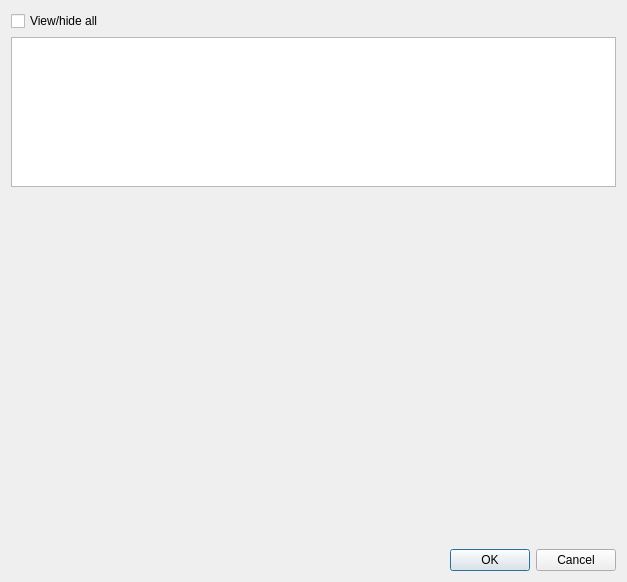
<?xml version="1.0" encoding="UTF-8"?>
<ui version="4.0">
 <class>ScatterDialog</class>
 <widget class="QDialog" name="ScatterDialog">
  <property name="geometry">
   <rect>
    <x>0</x>
    <y>0</y>
    <width>627</width>
    <height>515</height>
   </rect>
  </property>
  <property name="windowTitle">
   <string>Scatter correction</string>
  </property>
  <property name="windowIcon">
   <iconset resource="spectral.qrc">
    <normaloff>:/spectral.png</normaloff>:/spectral.png</iconset>
  </property>
  <layout class="QVBoxLayout" name="verticalLayout">
   <item>
    <widget class="QCheckBox" name="chk_view_all">
     <property name="text">
      <string>View/hide all</string>
     </property>
    </widget>
   </item>
   <item>
    <widget class="QTableWidget" name="tbl_curves">
     <property name="sizePolicy">
      <sizepolicy hsizetype="Expanding" vsizetype="MinimumExpanding">
       <horstretch>0</horstretch>
       <verstretch>0</verstretch>
      </sizepolicy>
     </property>
     <property name="minimumSize">
      <size>
       <width>0</width>
       <height>150</height>
      </size>
     </property>
     <property name="selectionMode">
      <enum>QAbstractItemView::SingleSelection</enum>
     </property>
     <property name="selectionBehavior">
      <enum>QAbstractItemView::SelectItems</enum>
     </property>
    </widget>
   </item>
   <item>
    <widget class="QWidget" name="mpl_window" native="true">
     <property name="sizePolicy">
      <sizepolicy hsizetype="Expanding" vsizetype="MinimumExpanding">
       <horstretch>0</horstretch>
       <verstretch>0</verstretch>
      </sizepolicy>
     </property>
     <property name="minimumSize">
      <size>
       <width>0</width>
       <height>350</height>
      </size>
     </property>
     <layout class="QVBoxLayout" name="mpl_layout"/>
    </widget>
   </item>
   <item>
    <widget class="QDialogButtonBox" name="buttonBox">
     <property name="orientation">
      <enum>Qt::Horizontal</enum>
     </property>
     <property name="standardButtons">
      <set>QDialogButtonBox::Cancel|QDialogButtonBox::Ok</set>
     </property>
    </widget>
   </item>
  </layout>
 </widget>
 <resources>
  <include location="spectral.qrc"/>
 </resources>
 <connections>
  <connection>
   <sender>buttonBox</sender>
   <signal>accepted()</signal>
   <receiver>ScatterDialog</receiver>
   <slot>accept()</slot>
   <hints>
    <hint type="sourcelabel">
     <x>248</x>
     <y>254</y>
    </hint>
    <hint type="destinationlabel">
     <x>157</x>
     <y>274</y>
    </hint>
   </hints>
  </connection>
  <connection>
   <sender>buttonBox</sender>
   <signal>rejected()</signal>
   <receiver>ScatterDialog</receiver>
   <slot>reject()</slot>
   <hints>
    <hint type="sourcelabel">
     <x>316</x>
     <y>260</y>
    </hint>
    <hint type="destinationlabel">
     <x>286</x>
     <y>274</y>
    </hint>
   </hints>
  </connection>
 </connections>
</ui>
